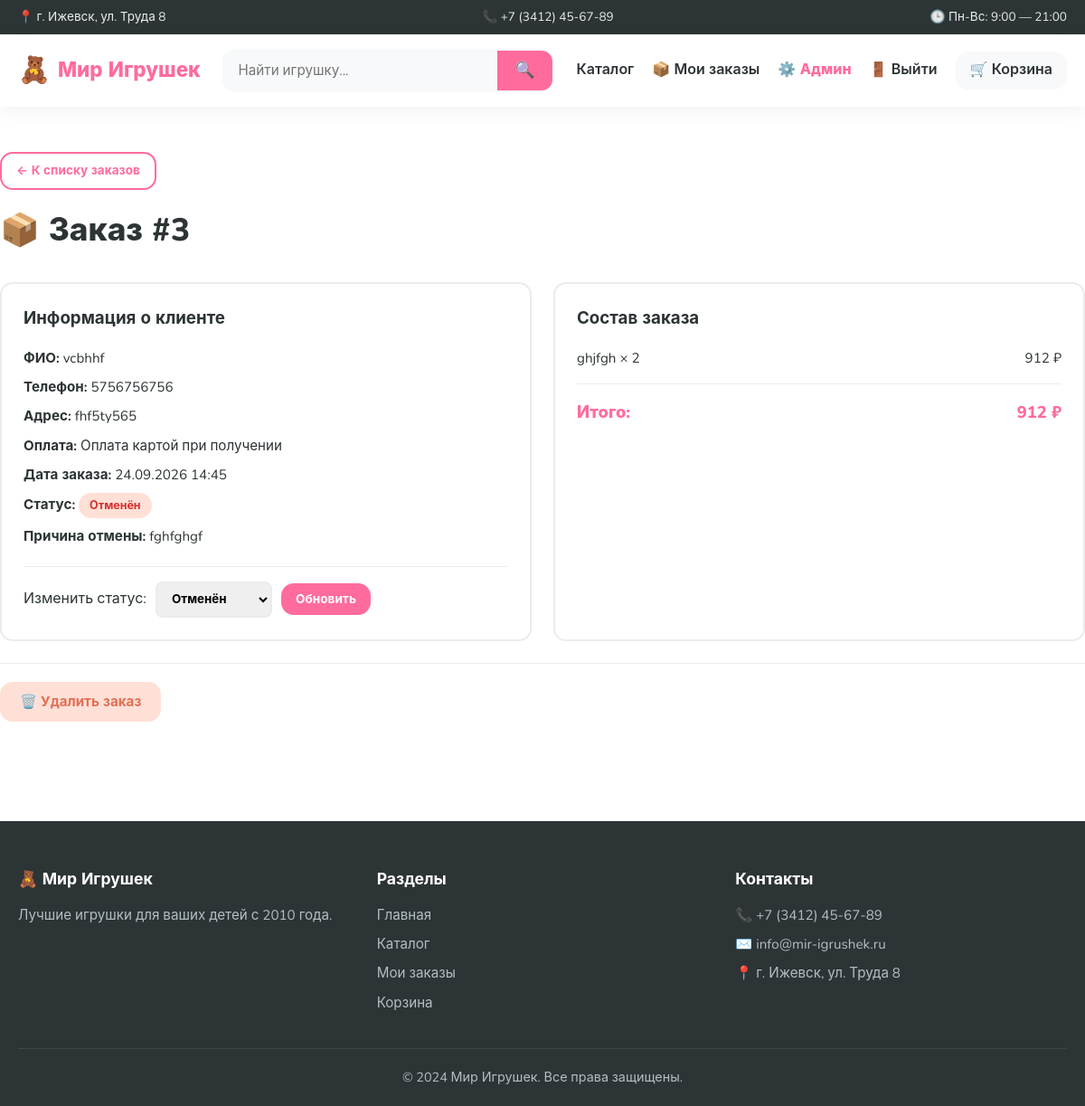
Page /admin/orders/3 (signed in) on the committed database.
### app.py (models this page shows)
class Order(db.Model):
    __tablename__ = 'orders'
    id = db.Column(db.Integer, primary_key=True)
    token = db.Column(db.String(64), unique=True, nullable=False, index=True)
    created_at = db.Column(db.DateTime, default=lambda: datetime.now(timezone.utc), index=True)
    full_name = db.Column(db.String(200), nullable=False)
    phone = db.Column(db.String(50), nullable=False)
    address = db.Column(db.Text, nullable=False)
    payment_method = db.Column(db.String(50), nullable=False, default='card_on_delivery')
    total = db.Column(db.Integer, nullable=False)
    status = db.Column(db.String(50), default='Новый', index=True)
    cancel_reason = db.Column(db.String(300), default='')
    items = db.relationship('OrderItem', backref='order', cascade='all, delete-orphan')

class OrderItem(db.Model):
    __tablename__ = 'order_items'
    id = db.Column(db.Integer, primary_key=True)
    order_id = db.Column(db.Integer, db.ForeignKey('orders.id'), nullable=False, index=True)
    toy_name = db.Column(db.String(200), nullable=False)
    price = db.Column(db.Integer, nullable=False)
    quantity = db.Column(db.Integer, nullable=False)
    subtotal = db.Column(db.Integer, nullable=False)

### app.py (the view)
@app.route('/admin/orders/<int:order_id>')
@admin_required
def admin_order_detail(order_id):
    order = db.session.get(Order, order_id)
    if not order:
        flash('Заказ не найден', 'error')
        return redirect(url_for('admin_orders'))
    return render_template('admin/order_detail.html', order=order, statuses=ORDER_STATUSES)

### app.py (called while the page is built)
def get_cart():
    return session.get('cart', {})

def cart_total_items():
    return sum(get_cart().values())

def is_admin():
    return session.get('is_admin', False)

def my_order_tokens():
    return session.get('order_tokens', [])

def admin_required(f):
    @wraps(f)
    def wrapper(*args, **kwargs):
        if not is_admin():
            flash('Требуется вход в админ-панель', 'error')
            return redirect(url_for('admin_login'))
        return f(*args, **kwargs)
    return wrapper

@app.context_processor
def inject_globals():
    return {
        'cart_count': cart_total_items(),
        'is_admin': is_admin(),
        'my_orders_count': len(my_order_tokens()),
        'shop_address': SHOP_ADDRESS,
        'shop_phone': SHOP_PHONE,
        'payment_methods': PAYMENT_METHODS,
        'deletable_statuses': DELETABLE_STATUSES,
    }

@app.after_request
def set_security_headers(response):
    response.headers['Referrer-Policy'] = 'no-referrer'
    response.headers['X-Content-Type-Options'] = 'nosniff'
    response.headers['X-Frame-Options'] = 'DENY'
    response.headers['Permissions-Policy'] = 'geolocation=(), microphone=(), camera=()'
    response.headers['Content-Security-Policy'] = (
        "default-src 'self'; "
        "img-src 'self' https: data:; "
        "style-src 'self' 'unsafe-inline' https://fonts.googleapis.com; "
        "font-src 'self' https://fonts.gstatic.com; "
        "script-src 'self'; "
        "frame-ancestors 'none'; "
        "base-uri 'self'; "
        "form-action 'self'"
    )
    return response

### templates/admin/order_detail.html (shortened to what this page needs)
{% extends 'base.html' %}
{% block content %}
<div class="container section">
    <a href="{{ url_for('admin_orders') }}" class="btn btn--outline btn--sm">← К списку заказов</a>
    <h1 class="page-title" style="margin-top:16px;">📦 Заказ #{{ order.id }}</h1>
    <div class="order-detail">
        <div class="order-detail__info">
            <h3>Информация о клиенте</h3>
            <p><b>ФИО:</b> {{ order.full_name }}</p>
            <p><b>Телефон:</b> {{ order.phone }}</p>
            <p><b>Адрес:</b> {{ order.address }}</p>
            <p><b>Оплата:</b> {{ payment_methods[order.payment_method] }}</p>
            <p><b>Дата заказа:</b> {{ order.created_at.strftime('%d.%m.%Y %H:%M') }}</p>
            <p><b>Статус:</b> <span class="status status--{{ order.status|lower }}">{{ order.status }}</span></p>
            {% if order.cancel_reason %}
                <p><b>Причина отмены:</b> {{ order.cancel_reason }}</p>
            {% endif %}
            <form action="{{ url_for('admin_order_status', order_id=order.id) }}" method="post"
                  class="order-detail__status">
                <label>Изменить статус:</label>
                <select name="status">
                    {% for s in statuses %}
                        <option value="{{ s }}" {{ 'selected' if order.status == s else '' }}>{{ s }}</option>
                    {% endfor %}
                </select>
                <button type="submit" class="btn btn--primary btn--sm">Обновить</button>
            </form>
        </div>
        <div class="order-detail__items">
            <h3>Состав заказа</h3>
            <ul>
                {% for item in order.items %}
                    <li>
                        <span>{{ item.toy_name }} × {{ item.quantity }}</span>
                        <span>{{ item.subtotal }} ₽</span>
                    </li>
                {% endfor %}
            </ul>
            <div class="order-detail__total">
                <span>Итого:</span>
                <span>{{ order.total }} ₽</span>
            </div>
        </div>
    </div>
    {% if order.status in deletable_statuses %}
        <div class="order-view__actions" style="margin-top:24px;">
            <form action="{{ url_for('admin_order_delete', order_id=order.id) }}"
                  method="post"
                  data-confirm="Удалить заказ #{{ order.id }}? Это действие необратимо."
                  style="display:inline;">
                <button type="submit" class="btn btn--danger">🗑️ Удалить заказ</button>
            </form>
        </div>
    {% endif %}
</div>
{% endblock %}

### static/css/style.css (style rules this page uses)
* { margin: 0; padding: 0; box-sizing: border-box; }
:root { --primary: #ff6b9d; --primary-dark: #e74c7e; --secondary: #ffd93d; --accent: #6bcbff; --dark: #2d3436; --gray: #636e72; --light: #f8f9fa; --border: #e9ecef; --success: #00b894; --error: #e17055; --radius: 14px; --shadow: 0 4px 20px rgba(0, 0, 0, 0.06); --shadow-lg: 0 8px 30px rgba(0, 0, 0, 0.1); }
body { font-family: 'Nunito', -apple-system, BlinkMacSystemFont, sans-serif; color: var(--dark); background: #fff; line-height: 1.6; min-height: 100vh; display: flex; flex-direction: column; }
a { color: inherit; text-decoration: none; transition: color .2s; }
.container { max-width: 1200px; margin: 0 auto; padding: 0 20px; width: 100%; }
.btn { display: inline-flex; align-items: center; justify-content: center; gap: 6px; border: none; border-radius: var(--radius); font-family: inherit; font-weight: 700; cursor: pointer; transition: all .2s; text-align: center; padding: 12px 22px; font-size: .95rem; white-space: nowrap; }
.btn--primary { background: var(--primary); color: #fff; }
.btn--outline { background: transparent; color: var(--primary); border: 2px solid var(--primary); }
.btn--danger { background: #ffe0d6; color: var(--error); }
.btn--sm { padding: 8px 16px; font-size: .85rem; }
.section { padding: 50px 0; }
.page-title { font-size: 2.2rem; font-weight: 800; margin-bottom: 30px; }
.order-view__actions { display: flex; gap: 12px; margin-top: 24px; padding-top: 20px; border-top: 1px solid var(--border); flex-wrap: wrap; }
.order-detail { display: grid; grid-template-columns: 1fr 1fr; gap: 24px; }
.order-detail__info, .order-detail__items { background: #fff; border: 2px solid var(--border); border-radius: var(--radius); padding: 24px; }
.order-detail__info h3, .order-detail__items h3 { margin-bottom: 16px; }
.order-detail__info p { margin-bottom: 8px; font-size: .95rem; }
.order-detail__status { margin-top: 20px; padding-top: 16px; border-top: 1px solid var(--border); display: flex; align-items: center; gap: 10px; flex-wrap: wrap; }
.order-detail__status select { padding: 8px 12px; border-radius: 8px; border: 2px solid var(--border); font-family: inherit; font-weight: 700; }
.order-detail__items ul { list-style: none; display: flex; flex-direction: column; gap: 10px; margin-bottom: 16px; padding-bottom: 16px; border-bottom: 1px solid var(--border); }
.order-detail__items li { display: flex; justify-content: space-between; font-size: .95rem; }
.order-detail__total { display: flex; justify-content: space-between; font-weight: 800; font-size: 1.15rem; color: var(--primary); }
.status { display: inline-block; padding: 4px 12px; border-radius: 20px; font-size: .78rem; font-weight: 700; background: var(--light); white-space: nowrap; }
.status--отменён { background: #ffe0d6; color: #d63031; }

### rows in the picture
Order: id "3", full_name "vcbhhf", phone "5756756756", address "fhf5ty565", payment_method "Оплата картой при получении", created_at "24.09.2026 14:45", status "Отменён", cancel_reason "fghfghgf", total "912"
OrderItem: toy_name "ghjfgh", quantity "2", subtotal "912"

### other values in the picture
{{ shop_address }} "г. Ижевск, ул. Труда 8"
{{ shop_phone }} "+7 (3412) 45-67-89"
form field status "Отменён"
